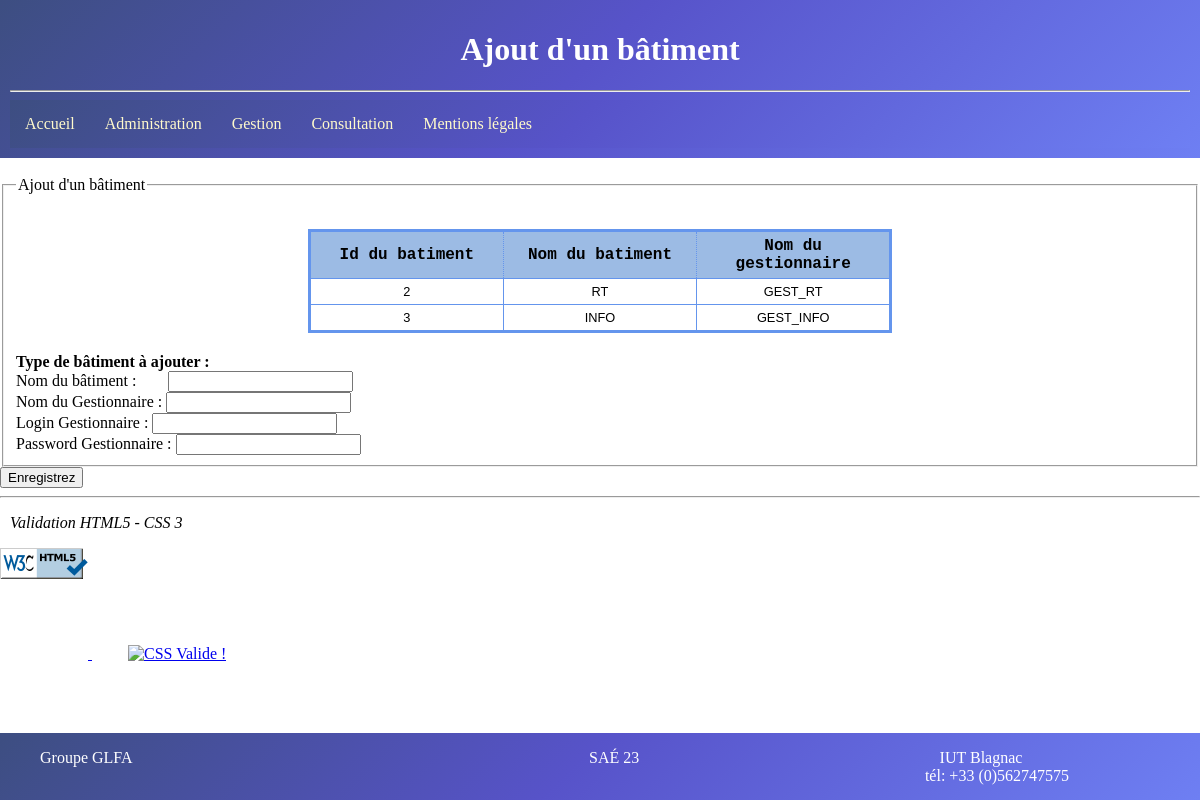
Screenshot of /ajout_bat.php (signed in) with the database file from the repository.
### tables this page shows
CREATE TABLE IF NOT EXISTS `BATIMENT` (
`BAT_ID` int(15) NOT NULL,
  `BAT_NOM` varchar(15) NOT NULL,
  `GEST_NOM` varchar(15) NOT NULL
);

### ajout_bat.php (the view, shortened to what this page needs)
<!DOCTYPE html>
	<html lang="fr">
 	<head>
 		<link rel="stylesheet" type="text/css" href="./styles/style.css" />
 	</head>
 	<body>
 		<header>
   			<h1> Ajout d'un b&acirc;timent </h1>
   			<hr>
			<nav class="navbar" >
    		<ul>
		   		<li><a href="./index.html" class="first">Accueil</a></li>
				<li><a href="./login_admin.php">Administration</a></li>
		   		<li><a href="./login_gest.php">Gestion</a></li>
		   		<li><a href="./consultation.php">Consultation</a></li>
		   		<li><a href="./mentions_legales.html" class="last">Mentions l&eacute;gales</a></li>
    		</ul>
   			</nav>
   		</header>
		<section>
			<br />
			<form action="ajoutbat.php" method="post" enctype="multipart/form-data">
				<fieldset>
					<legend>Ajout d'un bâtiment</legend>
						<table>
						<th> Id du batiment </th>
						<th> Nom du batiment </th>
						<th> Nom du gestionnaire</th>
					<?php
					include ("SAE23.php");
					$requete = "SELECT * FROM `BATIMENT`";
					$resultat = mysqli_query($id_bd, $requete)
						or die("Execution de la requete impossible : $requete");
					while($ligne=mysqli_fetch_array($resultat))
						 {
							extract($ligne);
							echo "<tr>
								<td> $BAT_ID </td>
								<td> $BAT_NOM </td>
								<td> $GEST_NOM </td>
								</tr>";
						}
					?>
				</table>
					<label for="type"><strong>Type de bâtiment à ajouter :</strong></label>
					<br />
					<label for="NOM">  Nom du bâtiment : &nbsp;&nbsp;&nbsp;&nbsp;&nbsp;&nbsp;</label>
					<input type="text" name="Type_bat" id ="Type" />
					<br />
					<label for="NOM_GEST">  Nom du Gestionnaire : </label>
					<input type="text" name="Type_gest" id ="Type" />
					<br />
					<label for="ID">  Login Gestionnaire : </label>
					<input type="text" name="Type_log" id ="Type" />
					<br />
					<label for="MDP">  Password Gestionnaire : </label>
					<input type="password" name="Type_passwd" id ="Type" />
				</fieldset>
				<div class="valid">
					<input type="submit" value="Enregistrez" />
				</div>
			</form>
		</section>
  		<footer>
    		<ul>
				<li>Groupe GLFA</li>
				<li>SAÉ 23</li>
				<li>IUT Blagnac&nbsp;&nbsp;&nbsp;&nbsp;&nbsp;&nbsp;&nbsp;&nbsp; <br> tél: +33 (0)562747575</li>
			</ul>
  		</footer>
  		<aside>
			<hr />
			<p><em> Validation HTML5 - CSS 3 </em></p>
			<a href="https://validator.w3.org/#validate_by_input" target="_blank">
				<img src="./images/html5-validator-badge-blue.png" alt="HTML5 Valide !" />
			</a>
			<a href="https://jigsaw.w3.org/css-validator/#validate_by_input" target="_blank">
				<img src="http://jigsaw.w3.org/css-validator/images/vcss-blue" alt="CSS Valide !" />
			</a>
		</aside>
  	</body>
</html>

### styles/style.css (style rules this page uses)
header { top: 0; left: 0; width: auto; background: linear-gradient(-225deg, #3D4E81 0%, #5753C9 48%, #6E7FF3 100%) ; color : white; text-align: center; margin-top: 0px; margin-left:0px; margin-right:0px; padding-top: 10px; padding:10px }
body { padding:0; margin:0; }
nav ul { list-style-type: none; margin: 0; padding: 0; overflow: hidden; background: linear-gradient(-225deg, #3D4E81 0%, #5753C9 48%, #6E7FF3 100%); }
nav ul li { float:left; color: #FFFACC; }
nav ul li a { display: block; color: #FFFACC; padding: 15px; text-align: center; text-decoration: none; }
aside a img { border:0; width:88px; height:31px; padding-bottom: 80px; }
footer { position: fixed; left: 0; bottom: 0; width: 100%; padding-bottom: 15px; background: linear-gradient(-225deg, #3D4E81 0%, #5753C9 48%, #6E7FF3 100%) ; color: white; text-align: center; }
footer ul li { float: left; width:33%; list-style-type: none; }
footer ul li:first-child { text-align: left; }
table { border:3px solid #6495ed; border-collapse:collapse; width:50%; margin: auto; margin-bottom: 20px; margin-top: 30px; }
th { font-family:monospace; border:1px dotted #6495ed; padding:5px; background-color:#9cbbe4; width:25%; font-size: 16px; }
td { font-family:sans-serif; font-size:80%; border:1px solid #6495ed; padding:5px; text-align:center; }
h2, h3, p { padding-left: 10px; }

### rows the page displays
batiment: BAT_ID "2", BAT_NOM "RT", GEST_NOM "GEST_RT"
batiment: BAT_ID "3", BAT_NOM "INFO", GEST_NOM "GEST_INFO"
